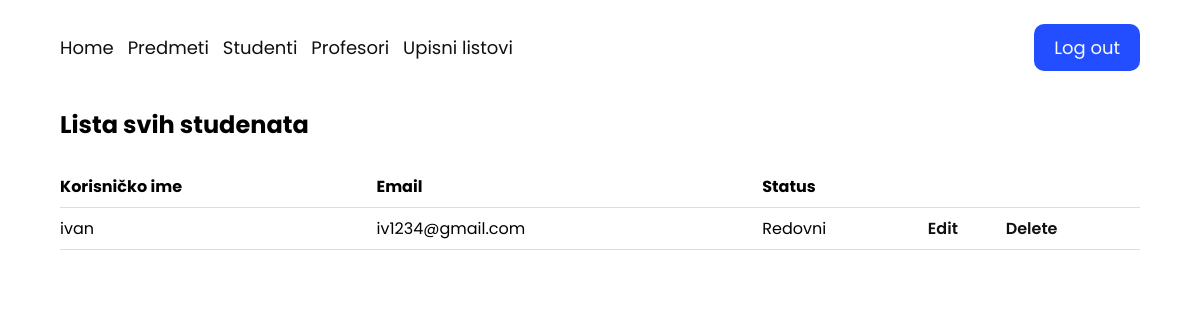
The app's page /admin_page/student/ (signed in) with its own data.
### base/models.py (models this page shows, shortened)
class Korisnik(AbstractUser):
    ROLES = (('prof', 'profesor'), ('stu', 'student'),('adm', 'admin'))
    STATUS = (('none', 'None'), ('izv', 'izvanredni student'), ('red', 'redovni student'))
    email = models.EmailField(unique=True)
    role = models.CharField(max_length=50,choices=ROLES,default='stu')
    status = models.CharField(blank=True,max_length=50,choices=STATUS,default='red')
    class Meta:
        verbose_name_plural = 'Korisnici'

### base/decorators.py (the view)
        def wrapper_func(request, *args, **kwargs):
            group = None
            if request.user.role == 'adm':
                group = 'admin'
            elif request.user.role == 'prof':
                group = 'professor'
            else:
                group = 'student'
            if group in allowed_roles:
                return view_funct(request, *args, **kwargs)
            else:
                return HttpResponse('<h2>You are not authorized</h2>')

### base/auth.py (called while the page is built)
    def get_user(self, user_id):
        UserModel = get_user_model()
        try:
            return UserModel.objects.get(pk=user_id)
        except UserModel.DoesNotExist:
            return None

### base/views.py (called while the page is built)
@login_required(login_url='/login/')
@allowed_users(allowed_roles=['admin'])
def student(request):
    students = Korisnik.objects.filter(role='stu')
    return render(request, 'base/admin/student/student.html', {
        'students': students
    })

### base/templates/base/admin/student/student.html
{% extends 'main.html' %}
{% block content %}
<main>
    <h2 class="naslov">Lista svih studenata</h2>
    <table>
        <tr>
            <th>Korisničko ime</th>
            <th>Email</th>
            <th>Status</th>
            <th></th>
            <th></th>
        </tr>
        {% for student in students %}
        <tr>
            <td>{{ student.username }}</td>
            <td>{{ student.email }}</td>
            {% if student.status == 'izv' %}
            <td>Izvanredni</td>
            {% else %}
            <td>Redovni</td>
            {% endif %}
            <td>
                <a href="{% url 'admin_student_update' student.id %}">Edit</a>
            </td>
            <td>
                <a href="{% url 'admin_student_delete' student.id %}">Delete</a>
            </td>
        </tr>
        {% endfor %}
    </table>
</main>
{% endblock content %}

### static/css/style.css (style rules this page uses)
* { margin: 0; padding: 0; box-sizing: border-box; }
body { font-family: "Poppins", sans-serif; }
main { display: flex; flex-direction: column; }
.naslov { margin: 12px 0 24px; }
table { font-family: "Poppins", sans-serif; border-collapse: collapse; width: 100%; }
td, th { border-bottom: 1px solid #dddddd; text-align: left; padding: 8px 0; }
th a, td a { text-decoration: none; color: #101010; font-weight: 600; }

### records on screen
Korisnik: username "ivan", email "iv1234@gmail.com", status "Redovni"
